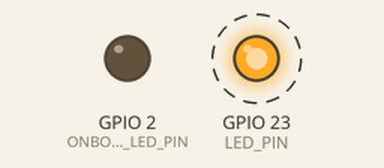
Simulated run of this program. Board: ESP32. Parts: output pins drawn as LEDs (lit = HIGH). Dashed ring = blinking. What the program prints to the serial monitor is not drawn.

Above: at 2.24 s.
Timing chart, 0 to 5.1 s (numbered marks = the images above):
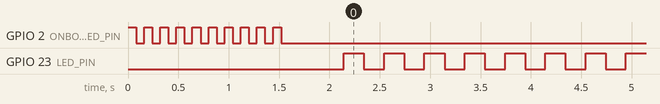

Measured:
- by itself, GPIO 23 (LED_PIN): alternates HIGH for 0.20 s and LOW for 0.20 s

The program:

main.cpp
```cpp
// (licence header left out)
#include "setup.h"
#include "app.h"

void setup(){
  App_setup();
}

void loop(){
  App_loop();
}
```

app.h
```cpp
#ifndef _app_h_
#define _app_h_

//--Includes
#include <Arduino.h>
#include "config.h"
#include "leds.h"

//--Prototypes
void App_loop(void);

#endif
```

leds.h
```cpp
#ifndef _leds_h_
#define _leds_h_

#include <Arduino.h>
#include "config.h"


//--Prototypes
void welcome(void);
void blink_led(uint16_t led_delay, uint8_t led_pin);


#endif
```

setup.h
```cpp
#ifndef _setup_h_
#define _setup_h_

//--Includes
#include <Arduino.h>
#include "config.h"
#include "leds.h"

//--Prototypes
void App_setup(void);

#endif
```

app.cpp
```cpp
/*********************************************************************************
 *
 *                       ELECTRONICA II UTN - FRRO                                *
 *
 * *******************************************************************************/

//===================[File header]================================================
// File:                app.cpp
// Author:              Marcelo Castello (https://github.com/mcastellogh)
// Licence:             GPLV3+
// Version:             1.0.0
// Date:                Mayo 2024
// Info:                Proyect template for Electrónica II

//====================[Use & storage]============================================
// PCB:                 NodeMCU
// Plataforma:          ESP8266
// Use:                 Template
// Folder:              template_EII_V1
// Proyect name:        template_EII_V1

//====================[ToDo]=====================================================
//
//
//
//====================[Bugs]=====================================================
//
//
//
//====================[Commits]==================================================
//
// Last commit:
//
//===================[End file header]===========================================


//--Includes
#include "app.h"

uint16_t led_delay=200;

//--Functions
void App_loop(void){
    blink_led(led_delay,LED_PIN);
}
```

leds.cpp
```cpp
// (licence header left out)
#include "leds.h"


//--Local variables


//--Do welcome by flashing leds
void welcome(void){
  for(int i=0;i<10;i++){
      digitalWrite(ONBOARD_LED_PIN,HIGH);
      delay(80);
      digitalWrite(ONBOARD_LED_PIN,LOW);
      delay(80);
  }
  delay(500);
}

//--Blink led by delay
void blink_led(uint16_t led_delay, uint8_t led_pin){
  digitalWrite(led_pin,HIGH);
  delay(led_delay);
  digitalWrite(led_pin,LOW);
  delay(led_delay);
}
```

setup.cpp
```cpp
// (licence header left out)
#include "setup.h"

//--Harcoded local variables
const char * device_name="device01";
const char * device_type="LedDriver";


void App_setup(void){
    Serial.begin(SERIAL_BAUDRATE);

    //--PINS
    pinMode(ONBOARD_LED_PIN,OUTPUT);
    pinMode(LED_PIN,OUTPUT);

    welcome();

    //--Presentation
    Serial.printf("\r\nCátedra de Electrónica II UTN-FRRO\r\n");
    Serial.printf("Hello, I'm %s, and my name is %s\r\n",device_type,device_name);
    Serial.println("At the moment I only flash a led. I invite you to code me!");
}
```

config.h
```cpp
#ifndef _config_h_
#define _config_h_

//--Includes
#include <Arduino.h>

//--Hardware PINS definitions
#define ONBOARD_LED_PIN             2
#define LED_PIN                     23


//--Software constants
#define SERIAL_BAUDRATE             19200

//--Prototypes
void App_setup(void);
void App_loop(void);


#endif
```
